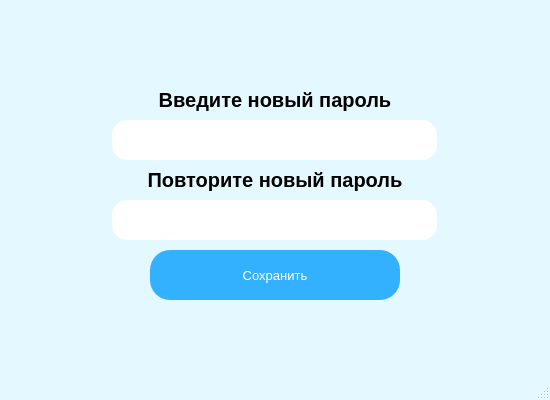
<?xml version="1.0" encoding="UTF-8"?>
<ui version="4.0">
 <class>MainWindow</class>
 <widget class="QMainWindow" name="MainWindow">
  <property name="geometry">
   <rect>
    <x>0</x>
    <y>0</y>
    <width>550</width>
    <height>400</height>
   </rect>
  </property>
  <property name="minimumSize">
   <size>
    <width>550</width>
    <height>400</height>
   </size>
  </property>
  <property name="maximumSize">
   <size>
    <width>550</width>
    <height>400</height>
   </size>
  </property>
  <property name="windowTitle">
   <string>Изменение пароля</string>
  </property>
  <property name="windowIcon">
   <iconset>
    <normaloff>../files/app_images/изменение.png</normaloff>../files/app_images/изменение.png</iconset>
  </property>
  <property name="styleSheet">
   <string notr="true">QMainWindow {
                background-color: rgb(228, 249, 255);
}
QLineEdit {
	border-radius: 15px;
	font: 12pt &quot;Arial&quot;;
}
QLineEdit:hover {
	border-radius: 20px;
	font: 75 12pt &quot;Arial&quot;;
	background-color: rgb(250, 250, 250);
}
QStatusBar {
	font: font: bold, Arial, 8px;
	color: red;
}
QPushButton {
                background-color: rgb(51, 177, 255);
                border-radius: 20px;
                font: 10pt &quot;Arial&quot;;
                color: rgb(255, 255, 255);
                }
                QPushButton:hover {
                border-radius: 24px;
                background-color: rgb(52, 202, 232);
                }
                QPushButton:pressed {
                border-radius: 28px;
                background-color: rgb(0, 222, 0);}</string>
  </property>
  <widget class="QWidget" name="centralwidget">
   <widget class="QPushButton" name="pushButton">
    <property name="geometry">
     <rect>
      <x>150</x>
      <y>250</y>
      <width>250</width>
      <height>50</height>
     </rect>
    </property>
    <property name="font">
     <font>
      <family>Arial</family>
      <pointsize>10</pointsize>
      <weight>50</weight>
      <italic>false</italic>
      <bold>false</bold>
     </font>
    </property>
    <property name="styleSheet">
     <string notr="true">QPushButton {
	background-color: rgb(51, 177, 255);
	border-radius: 20px;
	font: 10pt &quot;Arial&quot;;
	color: rgb(255, 255, 255);
}
QPushButton:hover {
	border-radius: 24px;
	background-color: rgb(52, 202, 232);
}
QPushButton:pressed {
	border-radius: 28px;
	background-color: rgb(0, 222, 0);
}</string>
    </property>
    <property name="text">
     <string>Сохранить</string>
    </property>
   </widget>
   <widget class="QLineEdit" name="lineEdit">
    <property name="geometry">
     <rect>
      <x>112</x>
      <y>120</y>
      <width>325</width>
      <height>40</height>
     </rect>
    </property>
    <property name="font">
     <font>
      <family>Arial</family>
      <pointsize>12</pointsize>
      <weight>50</weight>
      <italic>false</italic>
      <bold>false</bold>
     </font>
    </property>
   </widget>
   <widget class="QLabel" name="label">
    <property name="geometry">
     <rect>
      <x>0</x>
      <y>80</y>
      <width>550</width>
      <height>40</height>
     </rect>
    </property>
    <property name="font">
     <font>
      <family>Arial</family>
      <pointsize>15</pointsize>
      <weight>75</weight>
      <bold>true</bold>
     </font>
    </property>
    <property name="text">
     <string>Введите новый пароль</string>
    </property>
    <property name="alignment">
     <set>Qt::AlignCenter</set>
    </property>
   </widget>
   <widget class="QLineEdit" name="lineEdit_2">
    <property name="geometry">
     <rect>
      <x>112</x>
      <y>200</y>
      <width>325</width>
      <height>40</height>
     </rect>
    </property>
    <property name="font">
     <font>
      <family>Arial</family>
      <pointsize>12</pointsize>
      <weight>50</weight>
      <italic>false</italic>
      <bold>false</bold>
     </font>
    </property>
   </widget>
   <widget class="QLabel" name="label_2">
    <property name="geometry">
     <rect>
      <x>0</x>
      <y>160</y>
      <width>550</width>
      <height>40</height>
     </rect>
    </property>
    <property name="font">
     <font>
      <family>Arial</family>
      <pointsize>15</pointsize>
      <weight>75</weight>
      <bold>true</bold>
     </font>
    </property>
    <property name="text">
     <string>Повторите новый пароль</string>
    </property>
    <property name="alignment">
     <set>Qt::AlignCenter</set>
    </property>
   </widget>
   <widget class="QPushButton" name="pushButton_2">
    <property name="geometry">
     <rect>
      <x>475</x>
      <y>155</y>
      <width>50</width>
      <height>50</height>
     </rect>
    </property>
    <property name="styleSheet">
     <string notr="true"/>
    </property>
    <property name="text">
     <string/>
    </property>
    <property name="icon">
     <iconset>
      <normaloff>../files/app_images/none_password.png</normaloff>../files/app_images/none_password.png</iconset>
    </property>
    <property name="iconSize">
     <size>
      <width>35</width>
      <height>35</height>
     </size>
    </property>
    <property name="checkable">
     <bool>false</bool>
    </property>
    <property name="autoRepeat">
     <bool>false</bool>
    </property>
    <property name="default">
     <bool>false</bool>
    </property>
    <property name="flat">
     <bool>true</bool>
    </property>
   </widget>
  </widget>
  <widget class="QStatusBar" name="statusBar"/>
 </widget>
 <resources/>
 <connections/>
</ui>
